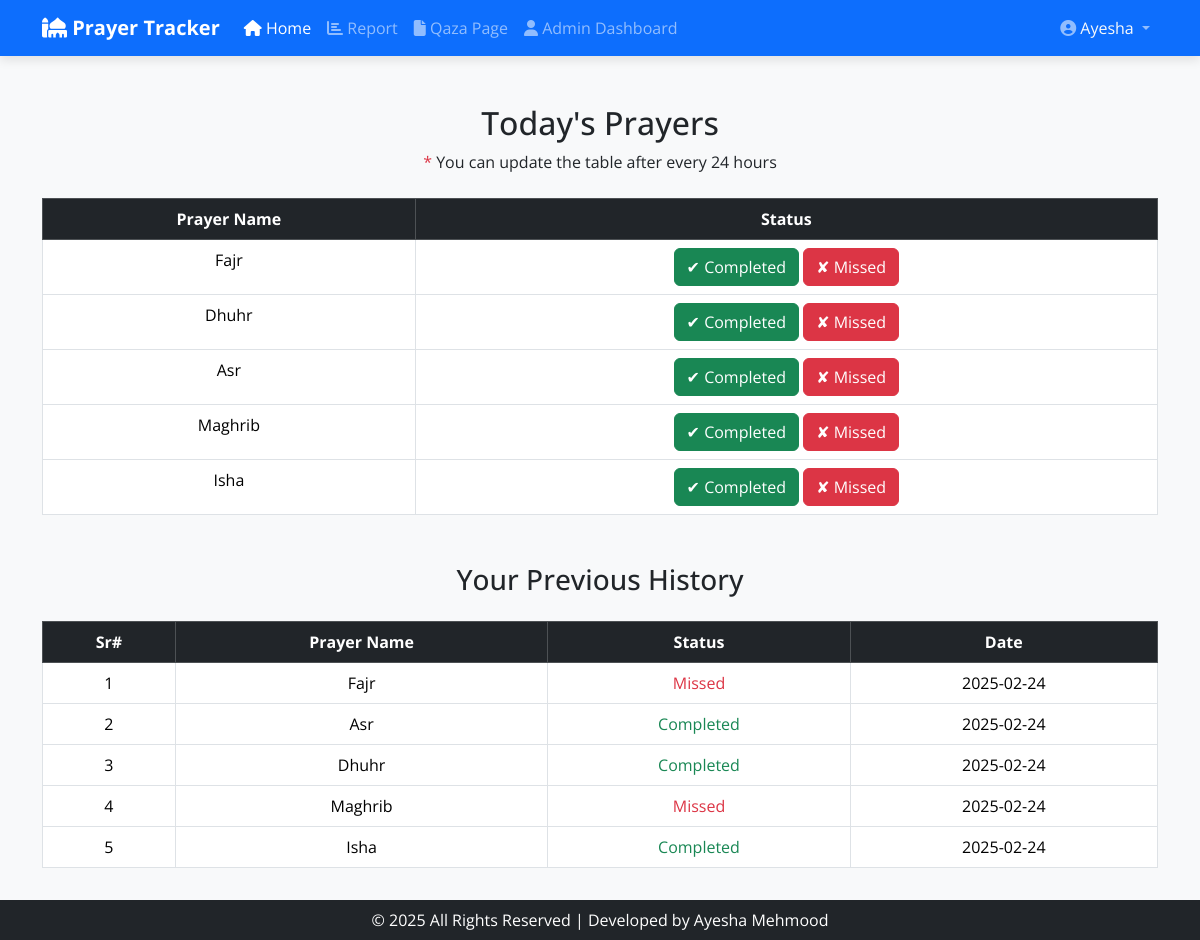
Page /pages/user_dashboard.php (signed in) on the earlier database version.
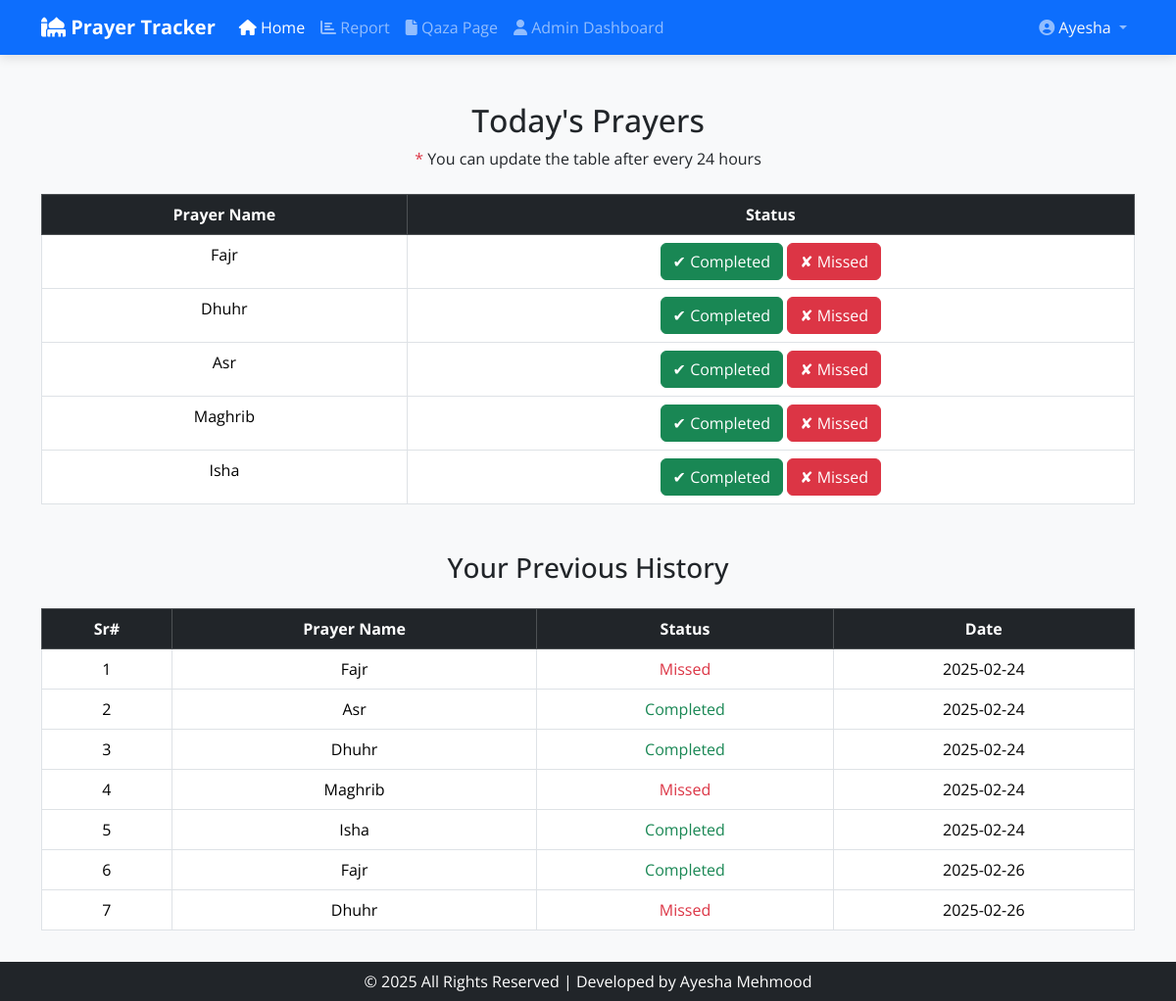
Same page on the later database version.
### tables this page shows
CREATE TABLE `prayers_log` (
  `id` int(50) NOT NULL,
  `user_id` int(50) NOT NULL,
  `prayer_name` enum('Fajr','Dhuhr','Asr','Maghrib','Isha') NOT NULL,
  `status` enum('completed','missed') NOT NULL,
  `date` date NOT NULL,
  `updated_at` datetime DEFAULT current_timestamp() ON UPDATE current_timestamp()
);

### pages/user_dashboard.php (the view, shortened to what this page needs)
<?php
include_once('../includes/config.php');
$user_id = $_SESSION['id'];
$prayer_times = [];
?>
<!DOCTYPE html>
<html lang="en">
<head>
    <link href="https://cdn.jsdelivr.net/npm/bootstrap@5.3.2/dist/css/bootstrap.min.css" rel="stylesheet">
    <link rel="stylesheet" href="https://cdnjs.cloudflare.com/ajax/libs/font-awesome/6.4.2/css/all.min.css">
    <link rel="stylesheet" href="../assets/style/fronted.css?v=<?php echo time(); ?>">
</head>
<body>
    <?php include_once('../components/user_header.php'); ?>
    <div class="container prayer-conatiner mt-5">
        <h2 class="text-center">Today's Prayers</h2>
        <p class="text-dark text-center"><span class="text-danger">* </span>You can update the table after every 24 hours</p>
        <table class="table table-bordered text-center mt-4">
            <thead class="table-dark">
                <tr>
                    <th>Prayer Name</th>
                    <th>Status</th>
                </tr>
            </thead>
            <tbody>
                <?php
                $prayers = ['Fajr', 'Dhuhr', 'Asr', 'Maghrib', 'Isha'];
                foreach ($prayers as $prayer) {
                    $last_update_time = isset($prayer_times[$prayer]) ? strtotime($prayer_times[$prayer]) : 0;
                    $current_time = time();
                    $hours_diff = ($current_time - $last_update_time) / 3600;
                ?>
                    <tr>
                        <td><?= $prayer ?></td>
                        <td>
                            <?php if ($hours_diff >= 24) : ?>
                                <form method="POST" class="prayer-form">
                                    <button type="submit" name="status" value="completed" class="btn btn-success prayer-btn">✔ Completed</button>
                                    <button type="submit" name="status" value="missed" class="btn btn-danger prayer-btn">✘ Missed</button>
                                </form>
                            <?php endif; ?>
                        </td>
                    </tr>
                <?php } ?>
            </tbody>
        </table>
        <div>
            <h3 class="text-center mt-5">Your Previous History</h3>
            <table class="table table-bordered text-center mt-4">
                <thead class="table-dark">
                    <tr>
                        <th>Sr#</th>
                        <th>Prayer Name</th>
                        <th>Status</th>
                        <th>Date</th>
                    </tr>
                </thead>
                <tbody>
                    <?php
                    $stmt = $conn->prepare('SELECT * FROM `prayers_log` WHERE user_id = ?');
                    $stmt->execute([$user_id]);
                    $index = 1;
                    while ($row = $stmt->fetch(PDO::FETCH_ASSOC)) : ?>
                        <tr>
                            <td><?= $index++ ?></td>
                            <td><?= $row['prayer_name'] ?></td>
                            <td class="text-<?= $row['status'] == 'completed' ? 'success' : 'danger' ?>">
                                <?= ucfirst($row['status']) ?>
                            </td>
                            <td><?= $row['date'] ?></td>
                        </tr>
                    <?php endwhile; ?>
                </tbody>
            </table>
        </div>
    </div>
    <?php include_once('../components/user_footer.php'); ?>
</body>
</html>

### components/user_header.php (shortened to what this page needs)
<nav class="navbar navbar-expand-lg bg-primary navbar-dark sticky-top">
    <div class="container">
        <a class="navbar-brand fw-bold" href="http://localhost/namazapp"><i class="fa-solid fa-mosque"></i> Prayer
            Tracker</a>
        <div class="collapse navbar-collapse" id="navbarNav">
            <ul class="navbar-nav me-auto">
                <li class="nav-item">
                    <a class="nav-link active" href="http://localhost/namazapp"><i class="fa-solid fa-house"></i>
                        Home</a>
                </li>
                <li class="nav-item">
                    <a class="nav-link" href="http://localhost/namazapp/pages/reports.php"><i
                            class="fa-solid fa-chart-bar"></i> Report</a>
                </li>
                <li class="nav-item">
                    <a class="nav-link" href="http://localhost/namazapp/pages/qaza.php"><i class="fa-solid fa-file"></i>
                        Qaza Page</a>
                </li>
                <li class="nav-item">
                    <a class="nav-link" href="http://localhost/namazapp/admin/dashboard.php"><i
                            class="fa-solid fa-user"></i>
                        Admin Dashboard</a>
                </li>
            </ul>
            <ul class="navbar-nav">
                <li class="nav-item dropdown">
                    <a class="nav-link dropdown-toggle" href="#" id="userDropdown" role="button"
                        data-bs-toggle="dropdown">
                        <i class="fa-solid fa-user-circle size-5"></i>
                        <?php if (isset($_SESSION['id'])) { ?>
                            <span class="text-light"><?= $_SESSION['name']; ?></span>
                            <?php
                        } ?>
                    </a>
            </li>
            </ul>
        </div>
    </div>
</nav>

### components/user_footer.php (shortened to what this page needs)
<footer class="bg-dark text-center text-white py-2">
    <p class="mb-0">&copy; <span id="year"></span> All Rights Reserved | Developed by Ayesha Mehmood</p>
</footer>

### assets/style/fronted.css (style rules this page uses)
* { font-family: "Open Sans", serif; margin: 0px; padding: 0px; box-sizing: border-box; }
body { font-family: Arial, sans-serif; background: #f8f9fa; }
.navbar { box-shadow: 0px 4px 10px rgba(0, 0, 0, 0.1); z-index: 999; }
.prayer-conatiner { margin: 2rem auto; min-height: 80vh; }

Differences in the rows shown:
added prayers_log: prayer_name "Fajr", status "Completed", date "2025-02-26"
added prayers_log: prayer_name "Dhuhr", status "Missed", date "2025-02-26"
